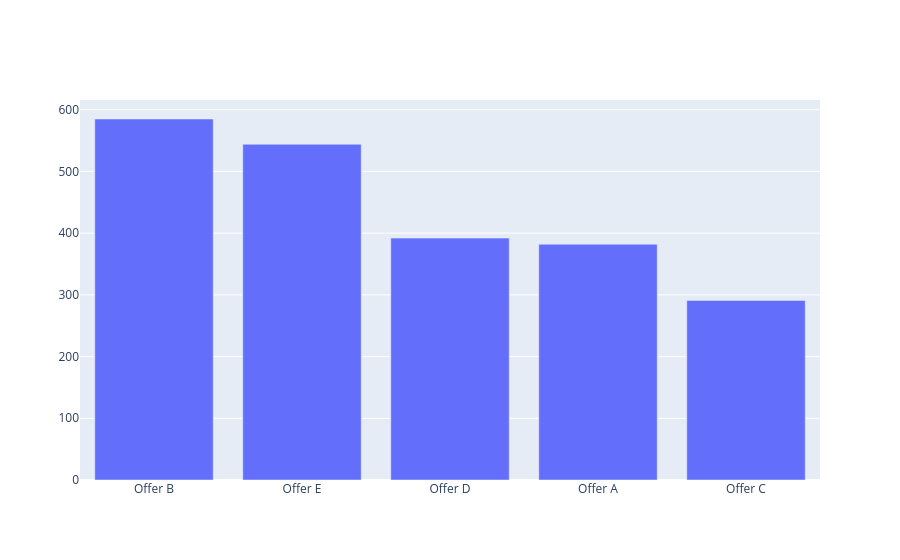

Source (notebook cell):
### Code cell
if "Offer" in df1.columns:
    off = df1["Offer"].value_counts()
else:
    offer_columns = [column for column in df1.columns if column.startswith("Offer_")]
    off = df1[offer_columns].sum().sort_values(ascending=False)
    off.index = off.index.str.replace("Offer_", "", regex=False)

fig = go.Figure([go.Bar(x=off.index, y=off.values)])
fig.show()

### Figure 1 — Plotly figure (JSON) as saved in the notebook; plotly's stock layout.template omitted (floating-point values rounded to 4 significant figures)
{"data": [{"type": "bar", "x": ["Offer B", "Offer E", "Offer D", "Offer A", "Offer C"], "y": [585, 544, 392, 382, 291]}], "layout": {}}
